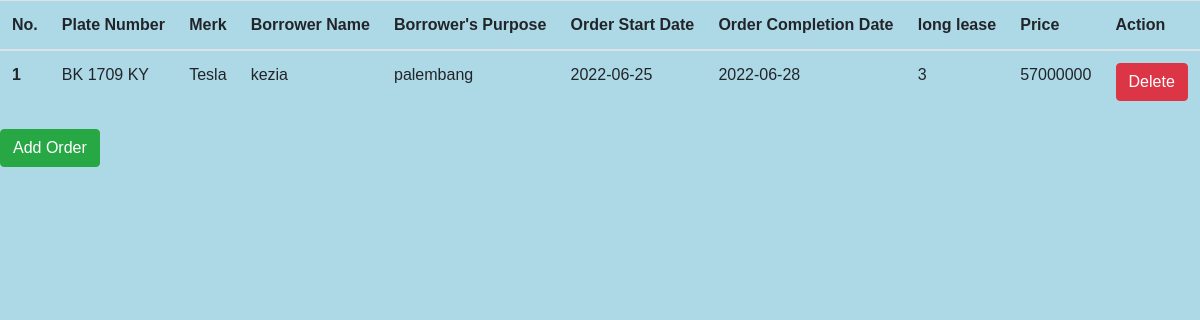
The app's page /order.php with its own data.
### tables this page shows
CREATE TABLE `sewa` (
  `id_sewa` int(11) NOT NULL,
  `id_mobil` int(11) NOT NULL,
  `id_admin` int(11) NOT NULL,
  `nama_sewa` varchar(90) NOT NULL,
  `ktp` varchar(25) NOT NULL,
  `jenkel_sewa` varchar(25) NOT NULL,
  `alamat` varchar(90) NOT NULL,
  `tlp_sewa` varchar(12) NOT NULL,
  `tujuan` varchar(90) NOT NULL,
  `tgl_sewa` date NOT NULL,
  `tgl_kembali` date NOT NULL,
  `lama` int(11) NOT NULL,
  `harga_total` double NOT NULL,
  `s_order` varchar(20) NOT NULL
);

CREATE TABLE `mobil` (
  `id_mobil` int(11) NOT NULL,
  `no_polisi` varchar(12) NOT NULL,
  `merk` varchar(90) NOT NULL,
  `tahun` varchar(10) NOT NULL,
  `harga` double NOT NULL,
  `s_mobil` varchar(20) NOT NULL
);

### order.php (the view, shortened to what this page needs)
<!DOCTYPE html>
<html lang="en">
<head>
</head>
<body>
<!doctype html>
<html lang="en">
  <head>
    <link rel="stylesheet" href="https://cdn.jsdelivr.net/npm/bootstrap@4.3.1/dist/css/bootstrap.min.css">
  </head>
  <body>
      <?php
      include("koneksi.php");
      $cari=mysqli_query($koneksi, "select * from mobil,sewa where mobil.id_mobil=sewa.id_mobil")
      or die (mysqli_error());
      ?>
  <table class="table table-hover">
  <thead>
    <tr>
        <th >No.</th>
        <th >Plate Number</th>
        <th>Merk</th>
        <th>Borrower Name</th>
        <th>Borrower's Purpose </th>
        <th>Order Start Date</th>
        <th>Order Completion Date</th>
        <th>long lease</th>
        <th>Price</th>
        <th>Action</th>
        </tr>
        </thead>
        <tbody>
      <?php
      $no = 1;
        while ($data=mysqli_fetch_array($cari)){
      ?>
    <tr>
      <th scope="row"><?php echo $no; ?></th>
      <td><?php echo $data['no_polisi']; ?></td>
      <td><?php echo $data['merk']; ?></td>
      <td><?php echo $data['nama_sewa']; ?></td>
      <td><?php echo $data['tujuan']; ?></td>
      <td><?php echo $data['tgl_sewa']; ?></td>
      <td><?php echo $data['tgl_kembali']; ?></td>
      <td><?php echo $data['lama']; ?></td>
      <td><?php echo $data['harga_total']; ?></td>
      <td>
          <a href="?x=horder&id=<?php echo $data['id_sewa']; ?>" class="btn btn-danger">Delete</a>
    </td>
    </tr>
  <?php
    $no++;
    }
  ?>
  </tbody>
</table>
<a href="?x=torder" class="btn btn-success">Add Order</a>
  </body>
</html>
</body>
</html>

### order.php (style rules this page uses)
body { background-color:lightblue; font-family: arial; }

### records on screen
sewa: id_mobil.no_polisi "BK 1709 KY", id_mobil.merk "Tesla", nama_sewa "kezia", tujuan "palembang", tgl_sewa "2022-06-25", tgl_kembali "2022-06-28", lama "3", harga_total "57000000"
